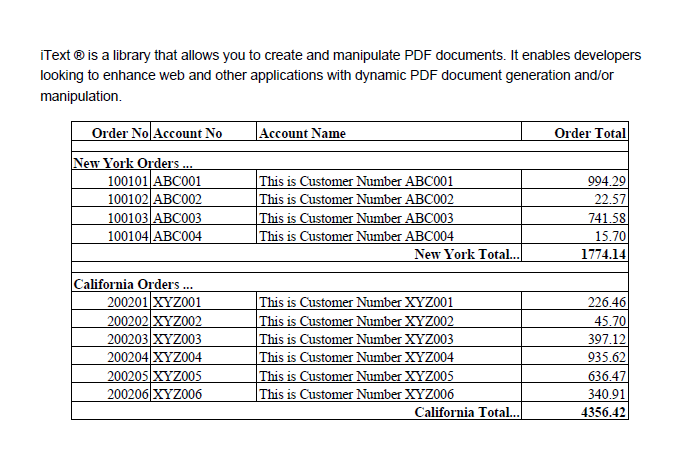
#> input picture table.png, 699 x 466 px
$ python -i pic.py   (imports and definitions only)
#> lines starting #> are read from the running program, lines starting #| are printed output that depends on the picture
import cv2
import imutils
import base64
from cv2 import Mat
from IPython.display import display
from PIL import Image
from collections import namedtuple
import numpy as np

Thumb = namedtuple("Thumb", ["label", "mat"])


# Define a subclass of ndarray
class JupyterMat(np.ndarray):
    # [11 lines left out: functions data_url, _repr_html_, not called in this run]


class MatArray(np.ndarray):
    def __new__(cls, input_array):
        obj = np.asarray(input_array).view(cls)
        return obj

    # [4 lines left out: function data_url, not called in this run]

    def __array_finalize__(self, obj):
        if obj is None:
            return

    # [7 lines left out: function _repr_html_, not called in this run]


class Pic:
    def __init__(self, image: np.ndarray):
        # if isinstance(image, None):
        #     raise TypeError('image must be an instance of Mat')
        self.image = image
        # self.shape = self.image.shape

        self.mats: list[Thumb] = []

        self._add_to_mat("BGR", self.image)

        # self.add_to_mat(self.gray)
        self.thumb_size = 300
        self.rgb = cv2.cvtColor(self.image, cv2.COLOR_BGR2RGB)
        # cv2.cvtColor(np.zeros(self.gray.shape), cv2.COLOR_GRAY2BGR)

    # [4 lines left out: function empty_mask, not called in this run]

    @property
    def gray(self):
        return MatArray(cv2.cvtColor(self.image, cv2.COLOR_BGR2GRAY))

    @property
    def invert(self):
        return np.invert(self.gray)

    @property
    def binary(self):
        return cv2.bitwise_not(self.gray)

    def resize(self, width=None, height=None, inter=cv2.INTER_AREA):
        # initialize the dimensions of the image to be resized and
        # grab the image size
        dim: tuple = tuple()
        (h, w) = self.image.shape[:2]

        # if both the width and height are None, then return the
        # original image
        if width is None and height is None:
            return self.image

        # check to see if the width is None
        if width is None:
            # calculate the ratio of the height and construct the
            # dimensions
            r = height / float(h)
            dim = (int(w * r), height)

        # otherwise, the height is None
        else:
            # calculate the ratio of the width and construct the
            # dimensions
            r = width / float(w)
            dim = (width, int(h * r))

        # resize the image
        resized = cv2.resize(self.image, dim, interpolation=inter)

        # return the resized image
        return resized

    def _add_to_mat(self, label: str, mat: np.ndarray):
        im = imutils.resize(mat, width=500)
        self.mats.append(Thumb(label, im))

    # [24 lines left out: functions __repr__, _repr_html_, data_url, not called in this run]

    @staticmethod
    def show(image: Mat):
        display(Image.fromarray(image))

>>> import cv2
>>> picture = cv2.imread('table.png')
#> picture is the input picture: shape (466, 699, 3); mean B, G, R 234.4, 234, 234
>>> result = Pic(picture).resize()
#> in _add_to_mat, `im = imutils.resize(mat, width=500)`:
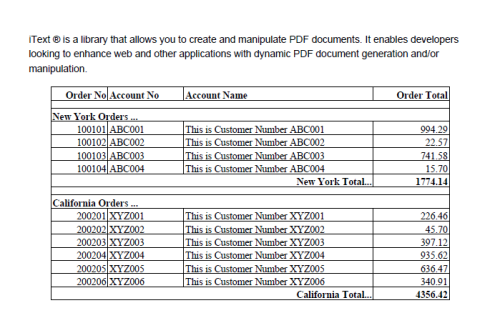
#> im: shape (333, 500, 3); mean B, G, R 234.4, 234, 234
